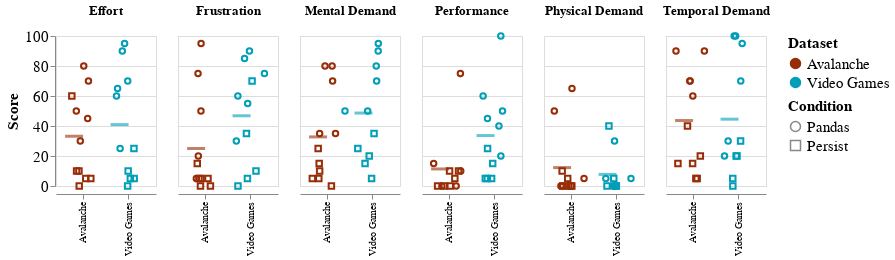

Here is the notebook cell this chart was saved with:
### Markdown cell above
#### Datasets: Avalanche vs. Video Games

### Code cell
split_beeswarm(tlx_df, "Dataset", shape="Condition")

### Figure 1 — Vega-Lite specification as saved in the notebook (floating-point values rounded to 4 significant figures)
{"config": {"view": {"continuousWidth": 300, "continuousHeight": 300}, "tick": {"bandSize": 30}}, "data": {"name": "data-b02e5c03410ee7475d45b4787ec09db2"}, "facet": {"column": {"field": "ScoreType", "header": {"labelFontSize": 13, "labelFontWeight": "bold"}, "title": null, "type": "nominal"}}, "spec": {"layer": [{"mark": {"type": "point", "opacity": 1}, "encoding": {"color": {"field": "Dataset", "legend": {"labelFontSize": 15, "titleFontSize": 15}, "scale": {"range": ["#972D07", "#009FB7"]}, "sort": ["Persist", "Pandas"], "type": "nominal"}, "shape": {"field": "Condition", "legend": {"labelFontSize": 15, "titleFontSize": 15}, "type": "nominal"}, "x": {"field": "Dataset", "sort": ["Persist", "Pandas"], "title": null, "type": "nominal"}, "xOffset": {"field": "jitter", "type": "quantitative"}, "y": {"aggregate": "mean", "axis": {"titleFontSize": 15, "labelFontSize": 15}, "field": "Score", "title": "Score", "type": "quantitative"}}, "transform": [{"calculate": "sqrt(-16*log(random()))*cos(16*PI*random())", "as": "jitter"}]}, {"mark": {"type": "tick", "color": "red", "opacity": 0.6, "orient": "horizontal", "thickness": 3}, "encoding": {"color": {"field": "Dataset", "legend": {"labelFontSize": 15, "titleFontSize": 15}, "scale": {"range": ["#972D07", "#009FB7"]}, "sort": ["Persist", "Pandas"], "type": "nominal"}, "x": {"field": "Dataset", "sort": ["Persist", "Pandas"], "title": null, "type": "nominal"}, "y": {"aggregate": "mean", "axis": {"titleFontSize": 15, "labelFontSize": 15}, "field": "Score", "title": "Score", "type": "quantitative"}}}], "height": 150, "transform": [{"fold": ["Mental Demand", "Physical Demand", "Temporal Demand", "Performance", "Effort", "Frustration"], "as": ["ScoreType", "Score"]}], "width": 100}, "$schema": "https://vega.github.io/schema/vega-lite/v5.16.3.json", "datasets": {"data-b02e5c03410ee7475d45b4787ec09db2": [{"PID": 1, "Order": 1, "Condition": "Persist", "Dataset": "Avalanche", "Mental Demand": 5, "Physical Demand": 0, "Temporal Demand": 5, "Performance": 0, "Effort": 5, "Frustration": 0}, {"PID": 1, "Order": 2, "Condition": "Pandas", "Dataset": "Video Games", "Mental Demand": 90, "Physical Demand": 0, "Temporal Demand": 100, "Performance": 60, "Effort": 95, "Frustration": 85}, {"PID": 2, "Order": 1, "Condition": "Pandas", "Dataset": "Avalanche", "Mental Demand": 35, "Physical Demand": 0, "Temporal Demand": 60, "Performance": 10, "Effort": 50, "Frustration": 5}, {"PID": 2, "Order": 2, "Condition": "Persist", "Dataset": "Video Games", "Mental Demand": 5, "Physical Demand": 0, "Temporal Demand": 0, "Performance": 5, "Effort": 5, "Frustration": 0}, {"PID": 3, "Order": 1, "Condition": "Persist", "Dataset": "Video Games", "Mental Demand": 25, "Physical Demand": 40, "Temporal Demand": 30, "Performance": 5, "Effort": 25, "Frustration": 35}, {"PID": 3, "Order": 2, "Condition": "Pandas", "Dataset": "Avalanche", "Mental Demand": 70, "Physical Demand": 65, "Temporal Demand": 90, "Performance": 15, "Effort": 70, "Frustration": 75}, {"PID": 4, "Order": 1, "Condition": "Pandas", "Dataset": "Video Games", "Mental Demand": 70, "Physical Demand": 0, "Temporal Demand": 30, "Performance": 50, "Effort": 60, "Frustration": 55}, {"PID": 4, "Order": 2, "Condition": "Persist", "Dataset": "Avalanche", "Mental Demand": 15, "Physical Demand": 0, "Temporal Demand": 15, "Performance": 10, "Effort": 10, "Frustration": 15}, {"PID": 5, "Order": 1, "Condition": "Persist", "Dataset": "Avalanche", "Mental Demand": 0, "Physical Demand": 5, "Temporal Demand": 15, "Performance": 5, "Effort": 5, "Frustration": 5}, {"PID": 5, "Order": 2, "Condition": "Pandas", "Dataset": "Video Games", "Mental Demand": 95, "Physical Demand": 5, "Temporal Demand": 100, "Performance": 100, "Effort": 90, "Frustration": 75}, {"PID": 6, "Order": 1, "Condition": "Pandas", "Dataset": "Avalanche", "Mental Demand": 80, "Physical Demand": 5, "Temporal Demand": 70, "Performance": 0, "Effort": 45, "Frustration": 20}, {"PID": 6, "Order": 2, "Condition": "Persist", "Dataset": "Video Games", "Mental Demand": 35, "Physical Demand": 0, "Temporal Demand": 5, "Performance": 5, "Effort": 0, "Frustration": 5}, {"PID": 7, "Order": 1, "Condition": "Persist", "Dataset": "Video Games", "Mental Demand": 20, "Physical Demand": 5, "Temporal Demand": 20, "Performance": 25, "Effort": 10, "Frustration": 10}, {"PID": 7, "Order": 2, "Condition": "Pandas", "Dataset": "Avalanche", "Mental Demand": 80, "Physical Demand": 50, "Temporal Demand": 90, "Performance": 75, "Effort": 80, "Frustration": 95}, {"PID": 8, "Order": 1, "Condition": "Persist", "Dataset": "Avalanche", "Mental Demand": 25, "Physical Demand": 0, "Temporal Demand": 40, "Performance": 10, "Effort": 60, "Frustration": 0}, {"PID": 8, "Order": 2, "Condition": "Pandas", "Dataset": "Video Games", "Mental Demand": 80, "Physical Demand": 0, "Temporal Demand": 95, "Performance": 40, "Effort": 65, "Frustration": 60}, {"PID": 9, "Order": 1, "Condition": "Pandas", "Dataset": "Video Games", "Mental Demand": 50, "Physical Demand": 5, "Temporal Demand": 20, "Performance": 20, "Effort": 25, "Frustration": 30}, {"PID": 9, "Order": 2, "Condition": "Persist", "Dataset": "Avalanche", "Mental Demand": 5, "Physical Demand": 10, "Temporal Demand": 5, "Performance": 0, "Effort": 10, "Frustration": 5}, {"PID": 10, "Order": 1, "Condition": "Persist", "Dataset": "Avalanche", "Mental Demand": 10, "Physical Demand": 0, "Temporal Demand": 20, "Performance": 0, "Effort": 0, "Frustration": 5}, {"PID": 10, "Order": 2, "Condition": "Pandas", "Dataset": "Video Games", "Mental Demand": 50, "Physical Demand": 30, "Temporal Demand": 70, "Performance": 45, "Effort": 70, "Frustration": 90}, {"PID": 11, "Order": 1, "Condition": "Pandas", "Dataset": "Avalanche", "Mental Demand": 35, "Physical Demand": 0, "Temporal Demand": 70, "Performance": 0, "Effort": 30, "Frustration": 50}, {"PID": 11, "Order": 2, "Condition": "Persist", "Dataset": "Video Games", "Mental Demand": 15, "Physical Demand": 0, "Temporal Demand": 20, "Performance": 15, "Effort": 5, "Frustration": 70}]}}
